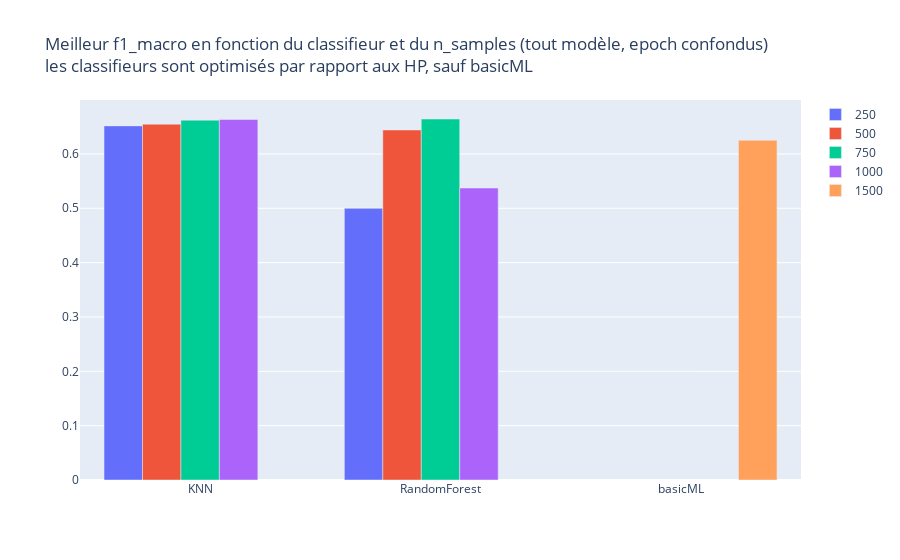

The notebook cell this image was saved under:
### Code cell
df_bar = df.groupby(["method", "n_samples"], as_index = False).agg(
    best_f1 = ("f1_macro", lambda x : max(x))
)

fig = go.Figure(layout = {
    "title" : {"text": ("Meilleur f1_macro en fonction du classifieur et du "
                        "n_samples (tout modèle, epoch "
                        "confondus)<br>"
                        "les classifieurs sont optimisés par rapport aux HP, sauf basicML")}
})
for n_sample, sub_df in df_bar.groupby("n_samples"):
    fig.add_trace(go.Bar(x = sub_df["method"], y = sub_df["best_f1"], name = n_sample))
fig

### Figure 1 — Plotly figure (JSON) as saved in the notebook; plotly's stock layout.template omitted (floating-point values rounded to 4 significant figures)
{"data": [{"name": "250", "type": "bar", "x": ["KNN", "RandomForest"], "y": [0.6516, 0.4999]}, {"name": "500", "type": "bar", "x": ["KNN", "RandomForest"], "y": [0.6548, 0.6442]}, {"name": "750", "type": "bar", "x": ["KNN", "RandomForest"], "y": [0.6621, 0.6643]}, {"name": "1000", "type": "bar", "x": ["KNN", "RandomForest"], "y": [0.6634, 0.5373]}, {"name": "1500", "type": "bar", "x": ["basicML"], "y": [0.625]}], "layout": {"title": {"text": "Meilleur f1_macro en fonction du classifieur et du n_samples (tout modèle, epoch confondus)<br>les classifieurs sont optimisés par rapport aux HP, sauf basicML"}}}
